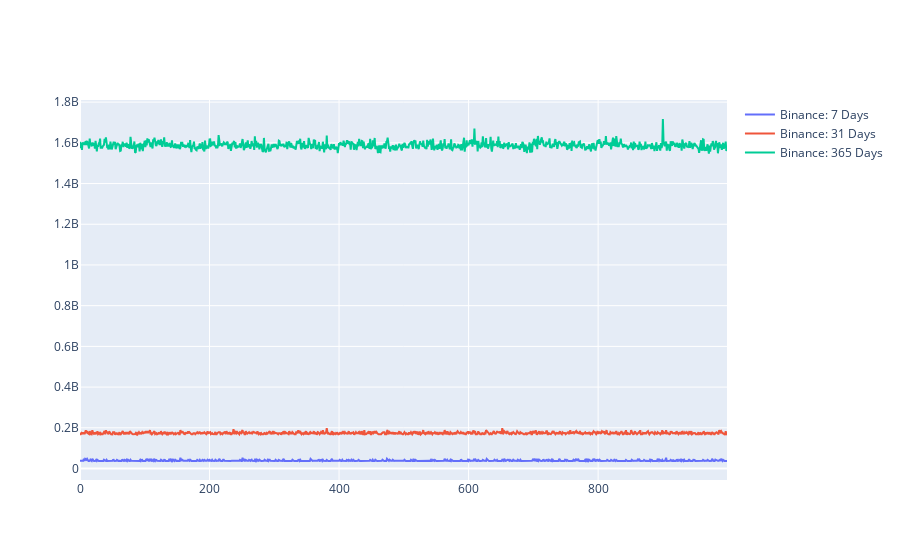

Notebook code for this chart:
### Markdown cell above
#### Binance

### Code cell
import plotly.graph_objects as go

fig = go.Figure(data=[
    go.Scatter(name='Binance: 7 Days', x=lst, y = list(binance_earnings_7d.values())),
    go.Scatter(name='Binance: 31 Days', x=lst, y=list(binance_earnings_31d.values())),
    go.Scatter(name='Binance: 365 Days', x=lst, y=list(binance_earnings_365d.values()))
])

fig.show()

### Figure 1 — Plotly figure (JSON) as saved in the notebook; plotly's stock layout.template omitted (floating-point values rounded to 4 significant figures; data arrays with more than 128 entries replaced by an {"elided": "..."} marker saying what was removed)
{"data": [{"name": "Binance: 7 Days", "type": "scatter", "x": {"elided": "1000 int values"}, "y": {"elided": "1000 int values"}}, {"name": "Binance: 31 Days", "type": "scatter", "x": {"elided": "1000 int values"}, "y": {"elided": "1000 int values"}}, {"name": "Binance: 365 Days", "type": "scatter", "x": {"elided": "1000 int values"}, "y": {"elided": "1000 int values"}}], "layout": {"autosize": true, "xaxis": {"autorange": true, "range": [0, 999], "type": "linear"}, "yaxis": {"autorange": true, "range": [-56470000.0, 1810000000.0], "type": "linear"}}}
